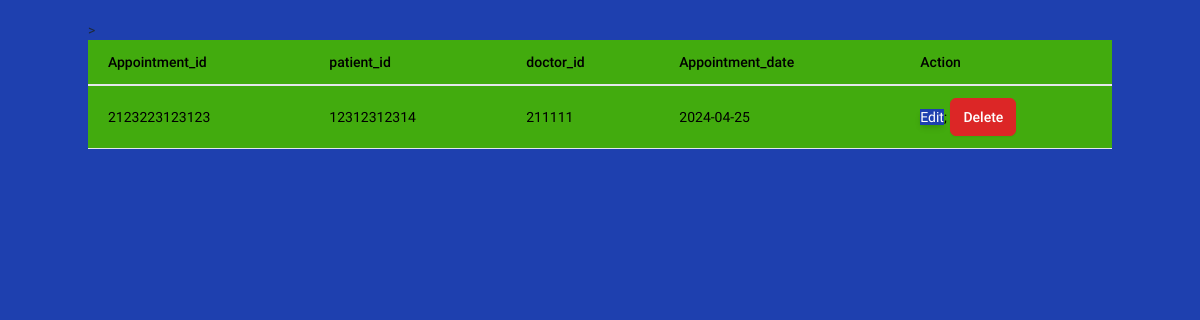
The app's page /Appointment_Data.php with its own data.
### tables this page shows
CREATE TABLE `appointment` (
  `Appointment_id` varchar(55) NOT NULL,
  `patient_id` varchar(55) DEFAULT NULL,
  `doctor_id` varchar(55) DEFAULT NULL,
  `Appointment_date` date DEFAULT NULL
);

### Appointment_Data.php (the view, shortened to what this page needs)
<?php
include "db.php";
$sql = "SELECT Appointment_id, patient_id,doctor_id,Appointment_date FROM appointment";
$result = $conn->query($sql);
?>
<!DOCTYPE html>
<html lang="en" class="light">
    <head>
        <link rel="stylesheet" href="dist/css/app.css" />
    </head>
    <body class="py-5">
    <div class="container">
    <table class="table" style="background-color:#42AB0E;color:black;">>
    <thead>
    <tr>
        <th>Appointment_id</th>
        <th>patient_id</th>
        <th>doctor_id</th>
        <th>Appointment_date</th>
        <th>Action</th>
    </tr>
    </thead>
    <tbody>
        <?php
            if ($result->num_rows > 0) {
                while ($row = $result->fetch_assoc()) {
        ?>
                    <tr>
                    <td><?php echo $row['Appointment_id']; ?></td>
                    <td><?php echo $row['patient_id']; ?></td>
                    <td><?php echo $row['doctor_id']; ?></td>
                    <td><?php echo $row['Appointment_date']; ?></td>
                    <td>
                        <a class="btn-elevated-primary" <?php echo $row['Appointment_id']; ?>">Edit</a>;
                        <a class="btn btn-danger" <?php echo $row['Appointment_id']; ?>">Delete</a>
                    </td>
                    </tr>
        <?php   }
            }
        ?>
    </tbody>
    </div>
    </body>
</html>

### records on screen
appointment: Appointment_id "2123223123123", patient "12312312314", doctor "211111", Appointment_date "2024-04-25"
